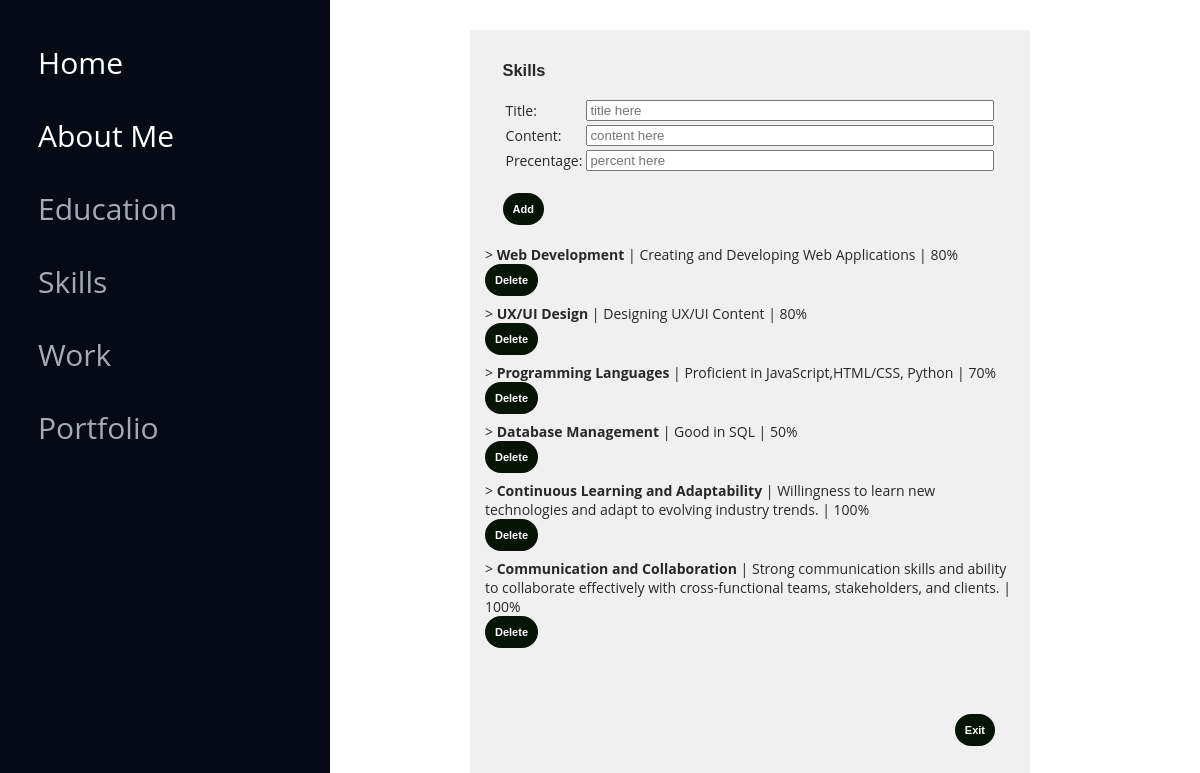
Screenshot of /admin/skill/edt.php with the database file from the repository.
### tables this page shows
CREATE TABLE `skills` (
  `id` int(10) UNSIGNED NOT NULL,
  `title` varchar(100) DEFAULT NULL,
  `content` varchar(200) DEFAULT NULL,
  `perc` int(11) DEFAULT NULL
);

### admin/skill/edt.php (the view, shortened to what this page needs)
<!DOCTYPE html>
<html lang="en">
<head>
    <link href="../styles.css" rel="stylesheet" />
</head>
<header id="header">
    <nav id="navbar" class="nav-menu navbar">
      <div>
        <ul>
        <li><a href="../index.php" class="nav-link scrollto active"><i class="bx bx-home"></i> <span>Home</span></a></li>
        <li><a href="../abtMe/edt.php" class="nav-link scrollto active"><i class="bx bx-home"></i> <span>About Me</span></a></li>
        <li><a href="../educ/edt.php" class="nav-link scrollto"><i class="bx bx-user"></i> <span>Education</span></a></li>
        <li><a href="../skill/edt.php" class="nav-link scrollto"><i class="bx bx-user"></i> <span>Skills</span></a></li>
        <li><a href="../work/edt.php" class="nav-link scrollto"><i class="bx bx-user"></i> <span>Work</span></a></li>
        <li><a href="../portfolio/gallery.php" class="nav-link scrollto"><i class="bx bx-book-content"></i> <span>Portfolio</span></a></li>
      </ul>
</Div>
</header>
<body class="edtpage">
<main id="main">
    <div class="container">
        <div style="margin-bottom: 20px; display: flex; justify-content: center;">
            <div>
                <h3>Skills</h3>
                <form action="" method="post">
                    <table>
                        <tr>
                            <td><label for="">Title:</label></td>
                            <td><input class="form" type="text" name="title" placeholder="title here"></td>
                        </tr>
                        <tr>
                            <td><label for="">Content:</label></td>
                            <td><input class="form" type="text" name="content" placeholder="content here"></td>
                        </tr>
                        <tr>
                            <td><label for="">Precentage:</label></td>
                            <td><input class="form" type="text" name="perc" placeholder="percent here"></td>
                        </tr>
                    </table>
                    <br>
                    <button type="submit" name="submit">Add</button>
            </div>
        </div>
        <div>
            <?php
            include '../../database.php';
            $sql = "SELECT * FROM `skills`";
            $result = mysqli_query($connect, $sql);
            if (mysqli_num_rows($result) == 0) {
                echo 'No Data Yet';
            } else {
                while ($row = mysqli_fetch_assoc($result)) {
            ?>
                    <div class="incontent">
                        <div>
                            >
                            <span style="font-weight: bolder;">
                                <?php echo $row['title'] ?>
                            </span> |
                            <?php echo $row['content'] ?> |
                            <?php echo $row['perc'] ?>%
                            <br>
                            <a href="del.php?id=<?php echo $row['id'] ?>"><button>Delete</button></a>
                        </div>
                    </div>
            <?php }
            } ?>
        </div>
        <br>
        <br>
        <div style="padding: 20px; display: flex; justify-content: right;"><a href="../index.php"> <button>Exit</button></a></div>
    </div>
    </main>
</body>
</html>

### admin/styles.css (style rules this page uses)
.form { width: 400px; }
.nav-menu { padding: 30px 0 0 0; }
.nav-menu * { margin: 0; padding: 0; list-style: none; }
.nav-menu a, .nav-menu a:focus { display: flex; align-items: center; color: #a8a9b4; padding: 12px 15px; margin-bottom: 8px; transition: 0.3s; font-size: 300px; }
.nav-menu a:hover, .nav-menu .active, .nav-menu .active:focus, .nav-menu li:hover > a { text-decoration: none; color: #fff; }
body { font-family: Calibri; font-size: 14px; padding: 0; margin: 0; width: 100%; background: url("../assets/img/Background.jpg") top center; background-size: cover; }
button { border-radius: 20px; border: 0px solid; padding: 10px; font-weight: bold; background-color: #051404; color: rgb(255, 255, 255); font-size: 11px; }
.container { background-color: rgb(240, 240, 240); margin-left: 170px; margin-right: 170px; margin-top: 30px; margin-bottom: 30px; padding: 15px; }
.incontent { padding-bottom: 3px; margin-bottom: 5px; }
body { font-family: "Open Sans", sans-serif; color: #272829; }
a { color: #149ddd; text-decoration: none; }
h1, h2, h3, h4, h5, h6 { font-family: "Raleway", sans-serif; }
#header { position: fixed; top: 0; left: 0; bottom: 0; width: 300px; transition: all ease-in-out 0.5s; z-index: 9997; transition: all 0.5s; padding: 0 15px; background: #040b14; overflow-y: auto; }
#main { margin-left: 300px; }
.nav-menu a, .nav-menu a:focus { display: flex; align-items: center; color: #a8a9b4; padding: 12px 15px; margin-bottom: 8px; transition: 0.3s; font-size: 30px; }

### rows the page displays
skills: title "Web Development", content "Creating and Developing Web Applications", perc "80"
skills: title "UX/UI Design", content "Designing UX/UI Content", perc "80"
skills: title "Programming Languages", content "Proficient in JavaScript,HTML/CSS, Python", perc "70"
skills: title "Database Management", content "Good in SQL", perc "50"
skills: title "Continuous Learning and Adaptability", content "Willingness to learn new technologies and adapt to evolving industry trends.", perc "100"
skills: title "Communication and Collaboration", content "Strong communication skills and ability to collaborate effectively with cross-functional teams, stakeholders, and clients.", perc "100"
